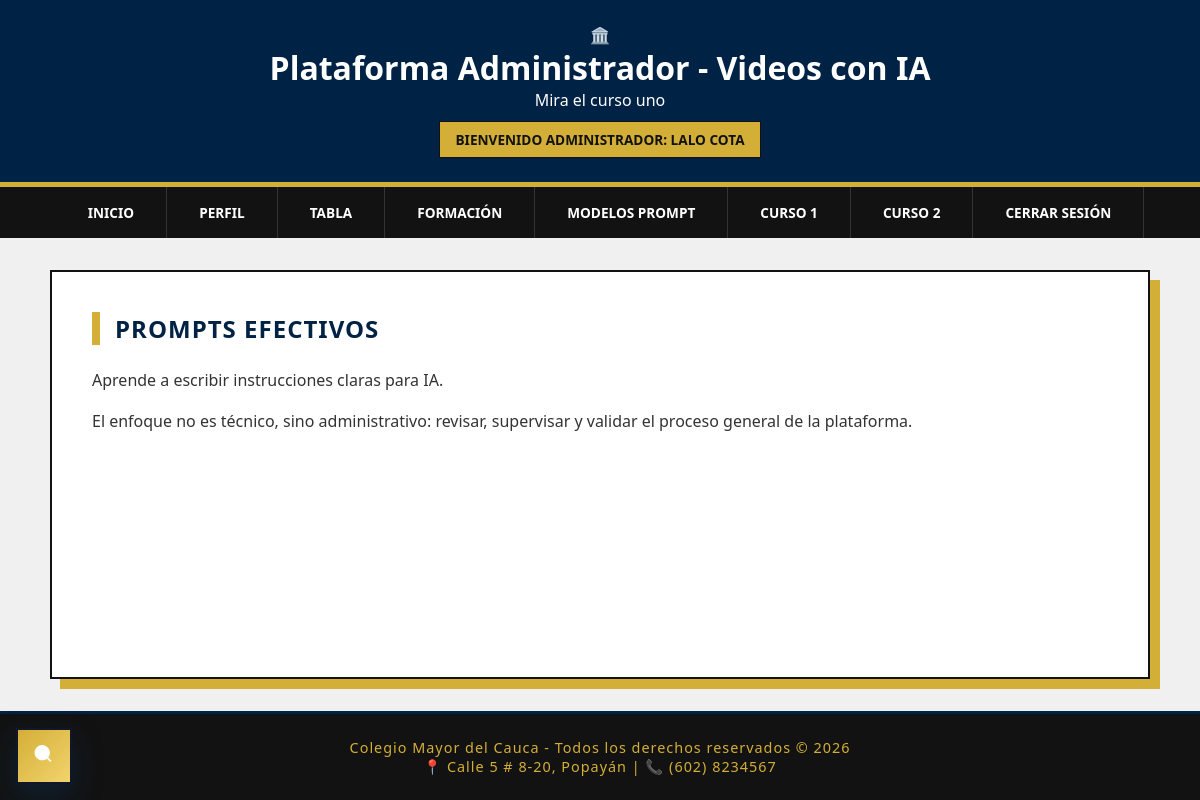
/admin/curso1.php (signed in), run on the app's committed database.
### tables this page shows
CREATE TABLE IF NOT EXISTS cursos (
  id INT UNSIGNED AUTO_INCREMENT PRIMARY KEY,
  slug VARCHAR(60) NOT NULL UNIQUE,
  titulo VARCHAR(150) NOT NULL,
  descripcion TEXT NOT NULL,
  contenido LONGTEXT NULL,
  orden TINYINT UNSIGNED NOT NULL DEFAULT 1,
  activo TINYINT(1) NOT NULL DEFAULT 1,
  created_at DATETIME NOT NULL DEFAULT CURRENT_TIMESTAMP,
  INDEX idx_cursos_activo (activo)
);

### inc/database.php (called while the page is built, shortened)
<?php
function ask_env_value(string $key, string $default = ''): string
{
    $value = getenv($key);
    if ($value !== false && $value !== '') {
        return (string) $value;
    }
    return $default;
}
function ask_db_config(): array
{
    return [
        'host' => ask_env_value('DB_HOST', 'localhost'),
        'port' => ask_env_value('DB_PORT', '3306'),
        'name' => ask_env_value('DB_NAME', 'ask_tutor'),
        'user' => ask_env_value('DB_USER', 'root'),
        'pass' => ask_env_value('DB_PASS', ''),
        'charset' => ask_env_value('DB_CHARSET', 'utf8mb4'),
    ];
}
function ask_db_connection(): PDO
{
    static $pdo = null;
    $config = ask_db_config();
    $dsn = sprintf(
        'mysql:host=%s;port=%s;dbname=%s;charset=%s',
        $config['host'],
        $config['port'],
        $config['name'],
        $config['charset']
    );
    try {
        $pdo = new PDO($dsn, $config['user'], $config['pass'], [
            PDO::ATTR_ERRMODE => PDO::ERRMODE_EXCEPTION,
            PDO::ATTR_DEFAULT_FETCH_MODE => PDO::FETCH_ASSOC,
            PDO::ATTR_EMULATE_PREPARES => false,
            PDO::MYSQL_ATTR_INIT_COMMAND => 'SET NAMES utf8mb4 COLLATE utf8mb4_unicode_ci',
        ]);
    } catch (PDOException $e) {
        throw new RuntimeException('No se pudo conectar a la base de datos: ' . $e->getMessage(), 0, $e);
    }
    return $pdo;
}
function ask_db_query_one(string $sql, array $params = []): ?array
{
    $stmt = ask_db_connection()->prepare($sql);
    $stmt->execute($params);
    $row = $stmt->fetch();
    return $row ?: null;
}
function ask_get_course(string $slug): ?array
{
    return ask_db_query_one(
        'SELECT id, slug, titulo, descripcion, contenido, orden, activo
         FROM cursos
         WHERE slug = :slug AND activo = 1
         LIMIT 1',
        ['slug' => $slug]
    );
}

### admin/curso1.php (the view, shortened to what this page needs)
<?php
    require_once __DIR__ . '/../inc/database.php';
    $curso = ask_get_course('curso-1');
$tituloCurso = $curso['titulo'] ?? 'Curso 1 - Administrador';
$descripcionCurso = $curso['descripcion'] ?? 'Contenido del curso 1 para administración.';
?>
<!DOCTYPE html>
<html lang="es">
<head>
    <link rel="stylesheet" href="../css/style.css">
</head>
<body>
<?php include 'top_admin.php'; ?>
<section>
    <h2><?php echo htmlspecialchars($tituloCurso, ENT_QUOTES, 'UTF-8'); ?></h2>
    <p><?php echo htmlspecialchars($descripcionCurso, ENT_QUOTES, 'UTF-8'); ?></p>
    <p>El enfoque no es técnico, sino administrativo: revisar, supervisar y validar el proceso general de la plataforma.</p>
</section>
<footer>
    <p>Colegio Mayor del Cauca - Todos los derechos reservados © 2026</p>
    <p>📍 Calle 5 # 8-20, Popayán | 📞 (602) 8234567</p>
</footer>
</body>
</html>

### css/style.css (style rules this page uses)
* { margin: 0; padding: 0; box-sizing: border-box; border-radius: 0 !important; }
body { font-family: 'Segoe UI', Arial, sans-serif; background-color: #f0f0f0; color: #121212; min-height: 100vh; display: flex; flex-direction: column; }
nav ul { display: flex; justify-content: center; list-style: none; }
nav a { text-decoration: none; color: #FFFFFF; font-weight: 600; padding: 1rem 2rem; display: block; transition: 0.3s; border-right: 1px solid #333; text-transform: uppercase; font-size: 0.85rem; }
section { flex: 1; max-width: 1100px; width: 95%; margin: 2rem auto; padding: 2.5rem; background-color: #FFFFFF; border: 2px solid #121212; box-shadow: 10px 10px 0px #D4AF37; }
section h1, section h2, section h3 { color: #002244; text-transform: uppercase; letter-spacing: 1px; border-left: 8px solid #D4AF37; padding-left: 15px; margin-bottom: 1.5rem; }
section p { text-align: justify; margin-bottom: 1.2rem; color: #333; }
:root { --ask-font-scale: 1; --ask-bg: #f0f0f0; --ask-surface: #ffffff; --ask-text: #121212; --ask-primary: #002244; --ask-accent: #D4AF37; }
body { background: var(--ask-bg); color: var(--ask-text); font-size: calc(16px * var(--ask-font-scale)); }
footer { background-color: #121212; color: #D4AF37; text-align: center; padding: 1.5rem; border-top: 3px solid #002244; font-size: 0.9rem; letter-spacing: 1px; }

### data on the page
cursos: titulo "PROMPTS EFECTIVOS", descripcion "Aprende a escribir instrucciones claras para IA."

### other printed values
$tituloPlataforma "Plataforma Administrador - Videos con IA"
$subtituloPlataforma "Mira el curso uno"
$badgePlataforma "BIENVENIDO ADMINISTRADOR: LALO COTA"
